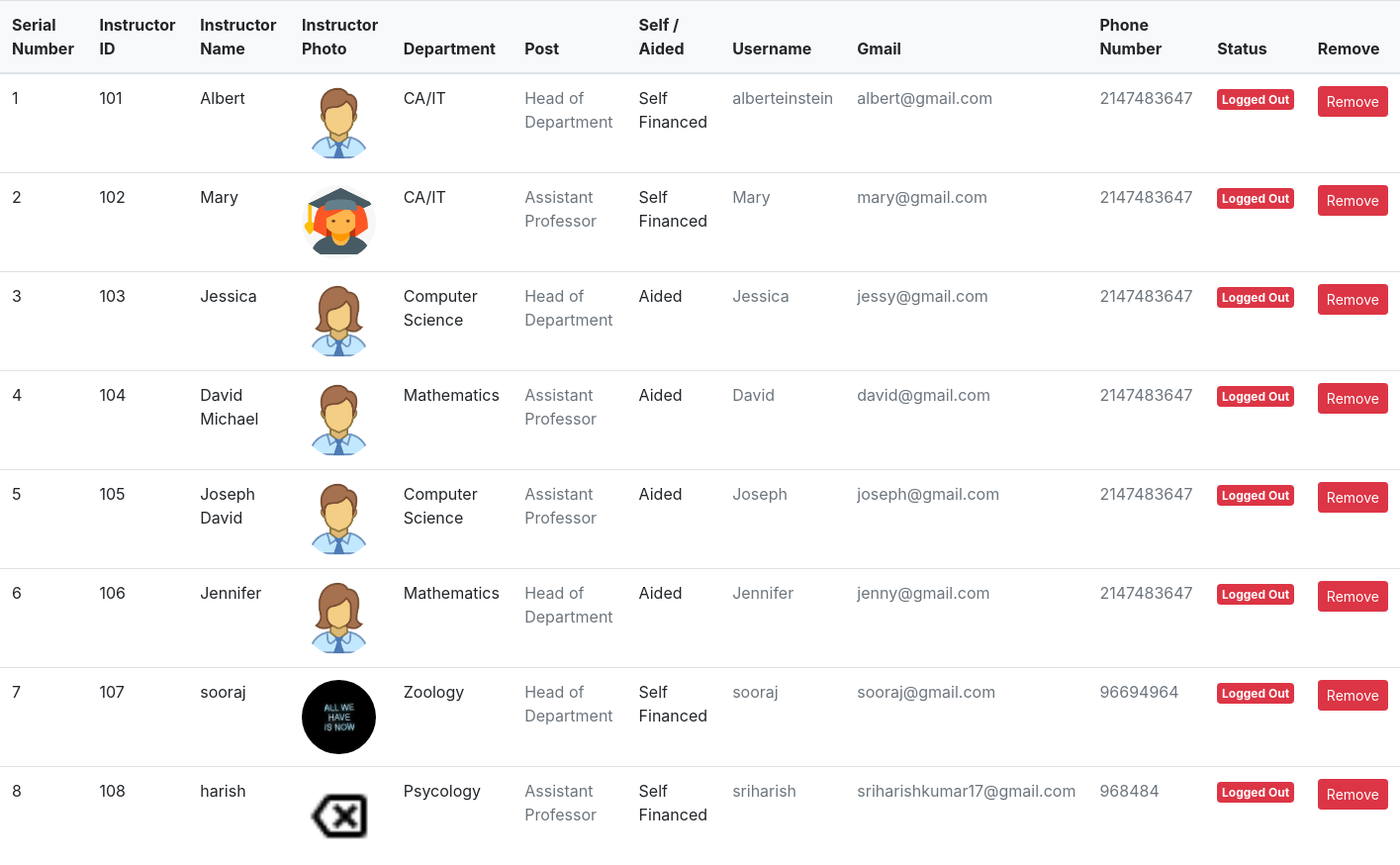
Page /admin/instructor-management.php on the committed database.
### tables this page shows
CREATE TABLE `instructor` (
  `id` int(45) NOT NULL,
  `instructor_id` varchar(500) NOT NULL,
  `instructor_name` varchar(500) NOT NULL,
  `dob` date NOT NULL,
  `phone_number` int(10) NOT NULL,
  `files` varchar(50) NOT NULL,
  `department` varchar(500) NOT NULL,
  `post` varchar(500) NOT NULL,
  `batch` varchar(50) NOT NULL,
  `gender` varchar(6) NOT NULL,
  `username` varchar(100) NOT NULL,
  `gmail` varchar(100) NOT NULL,
  `passwords` varchar(8) NOT NULL,
  `created_at` timestamp NOT NULL DEFAULT current_timestamp(),
  `devices` tinyint(4) NOT NULL
);

### admin/instructor-management.php (the view, shortened to what this page needs)
<!DOCTYPE html>
<html>
<head>
    <link rel="stylesheet" href="https://cdn.jsdelivr.net/npm/bootstrap@4.0.0/dist/css/bootstrap.min.css">
</head>
<body>
    <table class="table align-middle mb-0 bg-white table-hover">
        <thead class="bg-light">
          <tr>
            <th>Serial Number</th>
            <th>Instructor ID</th>
            <th>Instructor Name</th>
            <th>Instructor Photo</th>
            <th>Department</th>
            <th>Post</th>
            <th>Self / Aided</th>
            <th>Username</th>
            <th>Gmail</th>
            <th>Phone Number</th>
            <th>Status</th>
            <th>Remove</th>
          </tr>
        </thead>
        <tbody>
        <?php
            include_once('../dbconfig.php');
            if($connection)
            {
                $count=1;
                $query='select * from instructor';
                $result=mysqli_query($connection,$query);
                while($row=mysqli_fetch_array($result))
                {
                    $file='http://localhost/online_examination_with_security/instructor/upload/'.$row[5];
        ?>
          <tr>
             <td>
                <?php echo($count); ?>
            </td>
            <td>
                <div class="ms-3">
                  <p class="fw-bold mb-1"><?php echo($row[1]); ?></p>
                </div>
            </td>
            <td>
                <div class="ms-3">
                  <p class="fw-bold mb-1"><?php echo($row[2]); ?></p>
                </div>
            </td>
            <td>
              <div class="d-flex align-items-center">
                <img
                    src="<?php echo($file); ?>"
                    alt=""
                    style="width: 75px; height: 75px; object-fit: fill;"
                    class="rounded-circle"
                    />
              </div>
            </td>
            <td>
                <div class="ms-3">
                  <p class="fw-bold mb-1"><?php echo($row[6]); ?></p>
                </div>
            </td>
            <td>
                <div class="ms-3">
                  <p class="text-muted mb-0"><?php echo($row[7]); ?></p>
                </div>
            </td>
            <td>
              <p class="fw-normal mb-1"><?php echo($row[8]); ?></p>
            </td>
            <td>
              <p class="text-muted mb-0"><?php echo($row[10]); ?></p>
            </td>
            <td>
              <p class="text-muted mb-0"><?php echo($row[11]); ?></p>
            </td>
            <td>
              <p class="text-muted mb-0"><?php echo($row[4]); ?></p>
            </td>
        <?php
        if($row[14]==1)
        {
        ?>
            <td>
              <span class="badge badge-success rounded-pill d-inline">Logged In</span>
            </td>
        <?php
        }
        else
        {
        ?>
            <td>
              <span class="badge badge-danger rounded-pill d-inline">Logged Out</span>
            </td>
        <?php
        }
        ?>
            <td>
              <form action="" method="post">
                <button type="submit" class="btn btn-sm btn-danger">Remove</button>
              </form>
            </td>
          </tr>
        <?php
              $count=$count+1;
                }
            }
            else
            {
                die('could not connect with database'.mysqli_connect_error());
            }
        ?>
        </tbody>
      </table>
</body>
</html>

### rows in the picture
instructor: instructor "101", instructor_name "Albert", files (picture), department "CA/IT", post "Head of Department", batch "Self Financed", username "alberteinstein", gmail "albert@gmail.com", phone_number "2147483647", devices "Logged Out"
instructor: instructor "102", instructor_name "Mary", files (picture), department "CA/IT", post "Assistant Professor", batch "Self Financed", username "Mary", gmail "mary@gmail.com", phone_number "2147483647", devices "Logged Out"
instructor: instructor "103", instructor_name "Jessica", files (picture), department "Computer Science", post "Head of Department", batch "Aided", username "Jessica", gmail "jessy@gmail.com", phone_number "2147483647", devices "Logged Out"
instructor: instructor "104", instructor_name "David Michael", files (picture), department "Mathematics", post "Assistant Professor", batch "Aided", username "David", gmail "david@gmail.com", phone_number "2147483647", devices "Logged Out"
instructor: instructor "105", instructor_name "Joseph David", files (picture), department "Computer Science", post "Assistant Professor", batch "Aided", username "Joseph", gmail "joseph@gmail.com", phone_number "2147483647", devices "Logged Out"
instructor: instructor "106", instructor_name "Jennifer", files (picture), department "Mathematics", post "Head of Department", batch "Aided", username "Jennifer", gmail "jenny@gmail.com", phone_number "2147483647", devices "Logged Out"
instructor: instructor "107", instructor_name "sooraj", files (picture), department "Zoology", post "Head of Department", batch "Self Financed", username "sooraj", gmail "sooraj@gmail.com", phone_number "96694964", devices "Logged Out"
instructor: instructor "108", instructor_name "harish", files (picture), department "Psycology", post "Assistant Professor", batch "Self Financed", username "sriharish", gmail "sriharishkumar17@gmail.com", phone_number "968484", devices "Logged Out"
